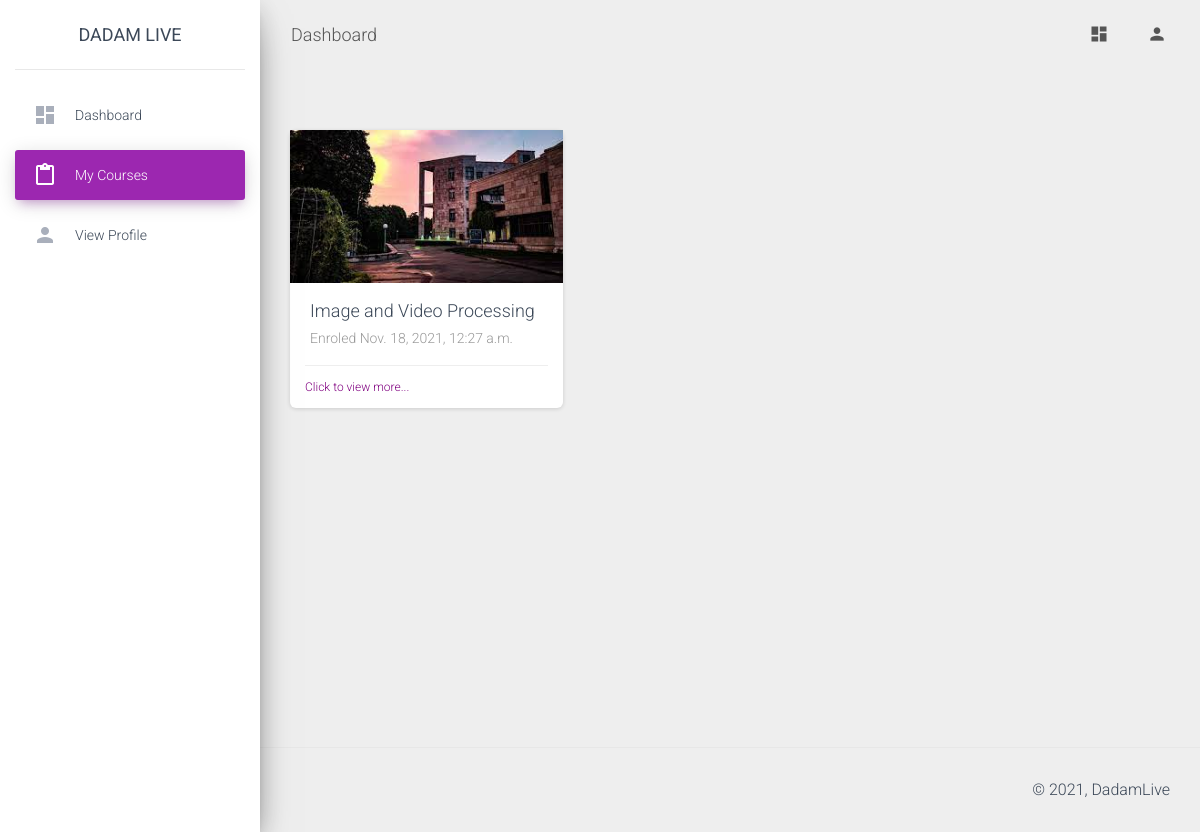
The page /dashboard/student/courses/ (signed in) on the database as committed earlier.
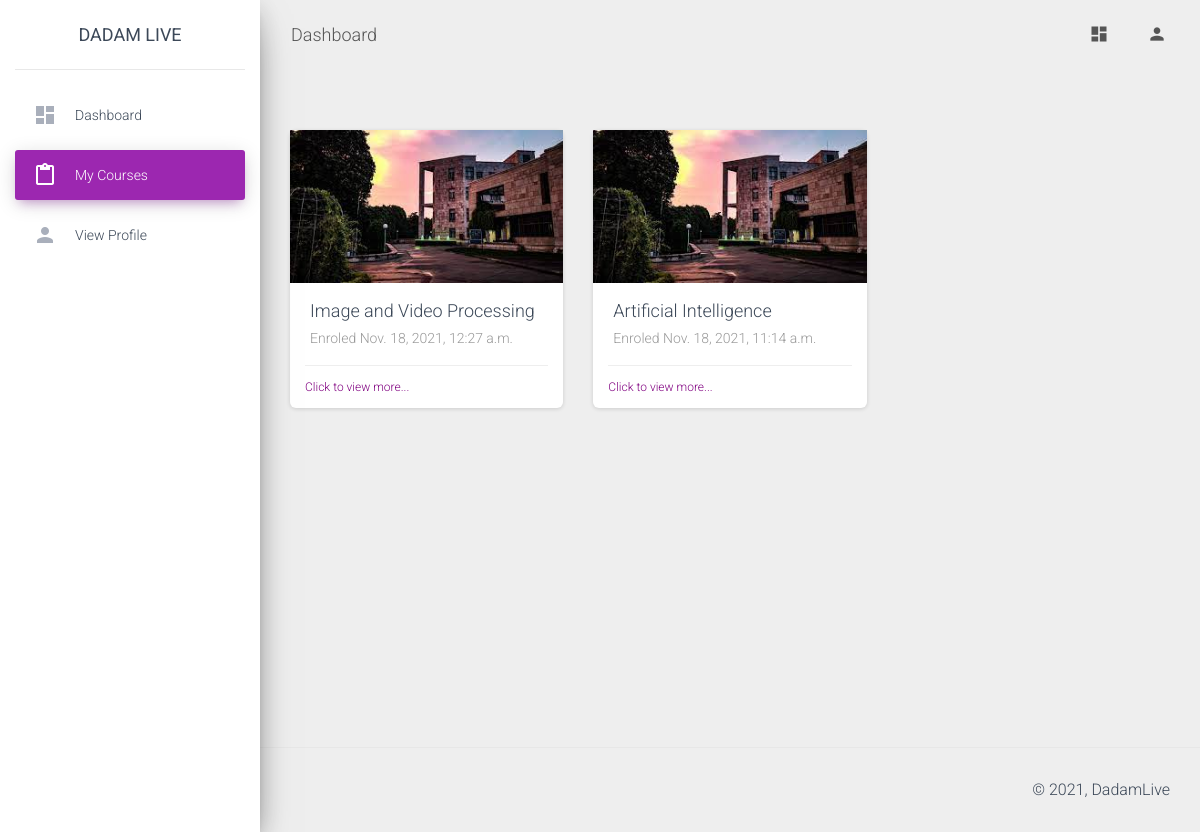
The same page on the database as committed later.
### faculty/models.py (models this page shows, shortened)
class Enrolment(models.Model):
    course=models.ForeignKey(Course, on_delete=models.CASCADE, null=True, blank=True)
    user=models.ForeignKey(User, on_delete=models.CASCADE, null=True, blank=True)
    userType=models.ForeignKey(UserType, on_delete=models.SET_NULL, null=True, blank=True)
    enrolled_on=models.DateTimeField(default=datetime.datetime.now(timezone('Asia/Kolkata')))

class Course(models.Model):
    instructor=models.ForeignKey(User, on_delete=models.CASCADE, null=True, blank=True)
    image=models.ImageField(upload_to='post_images/', default="demo.jpg", null=True)
    courseName=models.CharField(null=True, max_length=200)
    created_on=models.DateTimeField(default=datetime.datetime.now(timezone('Asia/Kolkata')))

### student/views.py (the view)
# urls.py: path('courses/',views.my_courses,name="my_courses"),
def my_courses(request):
    student=basicChecking(request)
    if student[0]==False:
        return student[1]
    student=student[1]
    usertype=UserType.objects.get(userTypeCode=settings.CODE_STUDENT)
    enrolments=Enrolment.objects.filter(user=request.user, userType=usertype)
    return render(request,"student/my_courses.html",context={"student": student, "enrolments": enrolments})

### student/views.py (called while the page is built)
def basicChecking(request):
    if request.user.is_authenticated==False:
        return [False, redirect('home')]
    try:
        info=UserInformation.objects.get(user=request.user)
        if info.userType.userTypeCode==settings.CODE_STUDENT:
            student=Student.objects.get(user=request.user)
            return [True, student]
        return [False, redirect('home')]
    except:
        return [False, redirect('home')]

### student/templates/student/my_courses.html (shortened to what this page needs)
{% extends 'student/base.html' %} {% load static %}
{% block heading %}Dashboard{% endblock %}
{% block main_body %}
      <div class="row">
        {% for e in enrolments %}
        <div class="col-md-4">
          <a href="{% url 'view_course_student' course_id=e.course.id %}">
            <div class="card card-chart">
              {% if e.course.image %}
              <img src="{{e.course.image.url}}">
              {% else %}
              <img src="{% static 'images/demo.jpg' %}">
              {% endif %}
              <div class="card-body">
                <h4 class="card-title">{{e.course.courseName}}</h4>
                <p class="card-category">Enroled {{e.enrolled_on}}</p>
              </div>
              <div class="card-footer">
                <div class="stats" style="color: purple;">
                  Click to view more...
                </div>
              </div>
            </div>
          </a>
        </div>
        {% endfor %}
      </div>
{% endblock %}
{% block left_panel %}
<li class="nav-item">
    <a class="nav-link" href="{% url 'dashboardStudent' %}">
      <i class="material-icons">dashboard</i>
      <p>Dashboard</p>
    </a>
  </li>
  <li class="nav-item active">
    <a class="nav-link" href="{% url 'my_courses' %}">
      <i class="material-icons">content_paste</i>
      <p>My courses</p>
    </a>
  </li>
  <li class="nav-item ">
    <a class="nav-link" href="{% url 'view_profile_st' %}">
      <i class="material-icons">person</i>
      <p>View Profile</p>
    </a>
  </li>
{% endblock %}

### student/templates/student/base.html (shortened to what this page needs)
{% load static %}
<!DOCTYPE html>
<html lang="en">
<head>
  <link rel="stylesheet" href="https://maxcdn.bootstrapcdn.com/font-awesome/latest/css/font-awesome.min.css">
  <link href="{% static 'assets/css/material-dashboard.css' %}" rel="stylesheet" />
</head>
<body class="">
  <div class="wrapper ">
    <div class="sidebar" data-color="purple" data-background-color="white" data-image="{% static 'assets/img/sidebar-1.jpg' %}">
      <div class="logo"><a href="{% url 'home' %}" class="simple-text logo-normal">
          Dadam Live
        </a></div>
      <div class="sidebar-wrapper">
        <ul class="nav">
          {% block left_panel %}{% endblock %}
        </ul>
      </div>
    </div>
    <div class="main-panel">
      <nav class="navbar navbar-expand-lg navbar-transparent navbar-absolute fixed-top ">
        <div class="container-fluid">
          <div class="navbar-wrapper">
            <a class="navbar-brand" href="javascript:;">{% block heading %}{% endblock %}</a>
          </div>
          <div class="collapse navbar-collapse justify-content-end">
            <ul class="navbar-nav">
              <li class="nav-item">
                <a class="nav-link" href="{% url 'dashboardStudent' %}">
                  <i class="material-icons">dashboard</i>
                </a>
              </li>
              <li class="nav-item dropdown">
                <a class="nav-link" href="javascript:;" id="navbarDropdownProfile" data-toggle="dropdown" aria-haspopup="true" aria-expanded="false">
                  <i class="material-icons">person</i>
                </a>
              </li>
            </ul>
          </div>
        </div>
      </nav>
      <div class="content">
        <div class="container-fluid">
          {% block main_body %}   {% endblock %}
        </div>
      </div>
      <footer class="footer">
        <div class="container-fluid">
          <div class="copyright float-right">
            &copy; 2021, DadamLive
          </div>
        </div>
      </footer>
    </div>
  </div>
</body>
</html>

Rows that differ between the two databases and show on the page:
added Enrolment: course.image (picture), course.courseName "Artificial Intelligence", enrolled_on "Nov. 18, 2021, 11:14 a.m."
